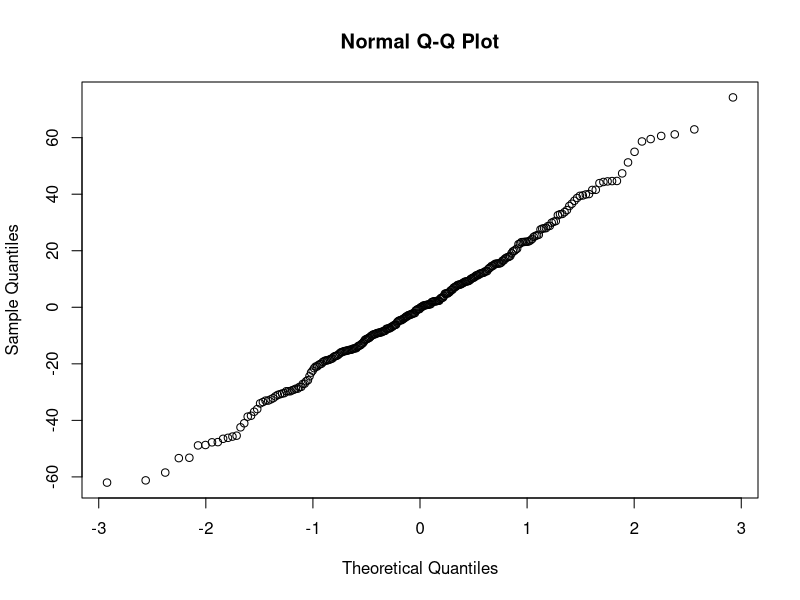
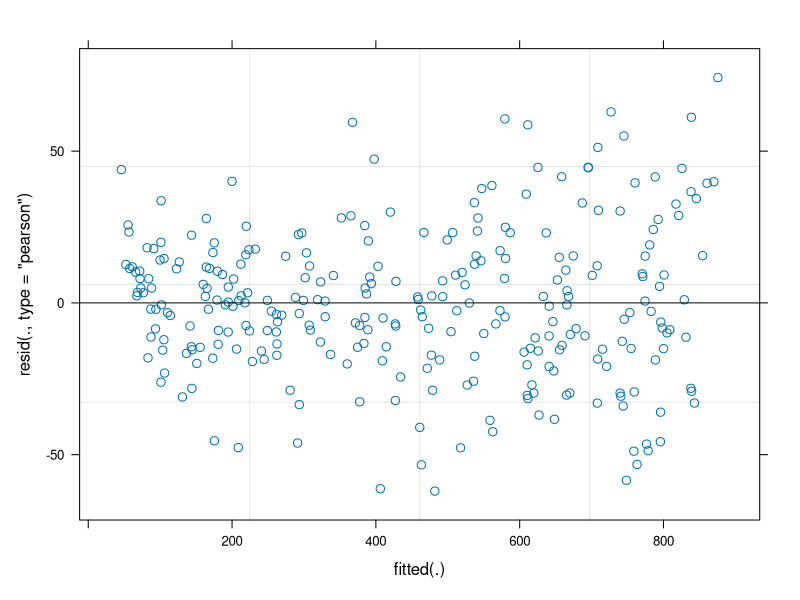

Recreate these plots in R, in order.
## ---- chunk 1
knitr::opts_chunk$set(echo = TRUE)
## ---- chunk 2
library(lme4)
library(lmerTest)   #two new packages


library(emmeans)  
library(multcomp)
library(multcompView)
library(ggplot2) 
library(tidyr)
library(dplyr)
library(readr)
library(readxl)
library(stringr)
library(RColorBrewer)
library(viridis)
library(svglite)
library(cowplot)
## ---- chunk 3
rice_growth <- read_csv("rice_growth_data.csv")
head(rice_growth)
## ---- chunk 4
rice_growth <- rice_growth %>% 
  mutate(age.f = factor(age_weeks)) %>% 
  mutate(flat.f = factor(flat)) 
## ---- chunk 5
model_rice <- lmer(Height_mm ~ age.f * genotype + (1|flat.f) + (1|pot), data = rice_growth)
## ---- chunk 6
qqnorm(resid(model_rice))
## ---- chunk 7
plot(model_rice)
## ---- chunk 8
anova(model_rice)
## ---- chunk 9
estimate_rice <- emmeans(model_rice, pairwise ~ genotype | age.f)
estimate_rice$contrast
## ---- chunk 10
cld(estimate_rice$emmeans, Letters = letters)
## ---- chunk 11
mint_data <- read_csv("Mint.csv")
head(mint_data)
tail(mint_data)
## ---- chunk 12
mint_data <- mint_data %>% 
  mutate(Pot.ID = paste(Pot, Trtmt))

head(mint_data)
